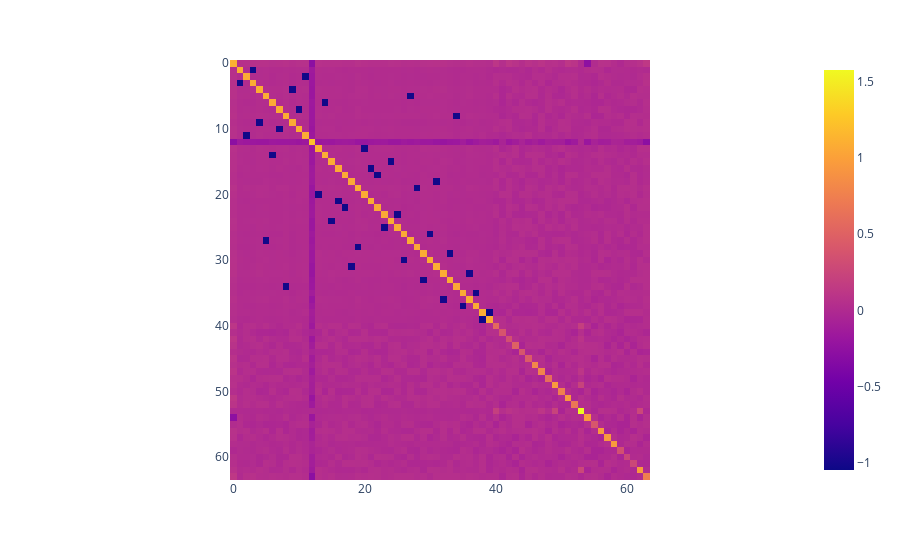

Notebook code for this chart:
### Code cell
covar = sae.decoder[std_argsort] @ sae.decoder[std_argsort].T
px.imshow(covar.detach()).show()
# pairs = []
# for i in range(covar.shape[0]):
#     for j in range(covar.shape[1]):
#         if i < j and covar[i, j] < -0.5:
#             print(covar[i, j])
#             assert covar[i, j] < -0.7
#             pairs.append((i, j))

### Figure 1 — Plotly figure (JSON) as saved in the notebook; plotly's stock layout.template omitted (floating-point values rounded to 4 significant figures; data arrays with more than 128 entries replaced by an {"elided": "..."} marker saying what was removed)
{"data": [{"coloraxis": "coloraxis", "hovertemplate": "x: %{x}<br>y: %{y}<br>color: %{z}<extra></extra>", "name": "0", "type": "heatmap", "xaxis": "x", "yaxis": "y", "z": {"elided": "64x64 float values"}}], "layout": {"coloraxis": {"colorscale": [[0, "#0d0887"], [0.1111, "#46039f"], [0.2222, "#7201a8"], [0.3333, "#9c179e"], [0.4444, "#bd3786"], [0.5556, "#d8576b"], [0.6667, "#ed7953"], [0.7778, "#fb9f3a"], [0.8889, "#fdca26"], [1, "#f0f921"]]}, "margin": {"t": 60}, "xaxis": {"anchor": "y", "constrain": "domain", "domain": [0, 1], "scaleanchor": "y"}, "yaxis": {"anchor": "x", "autorange": "reversed", "constrain": "domain", "domain": [0, 1]}}}
